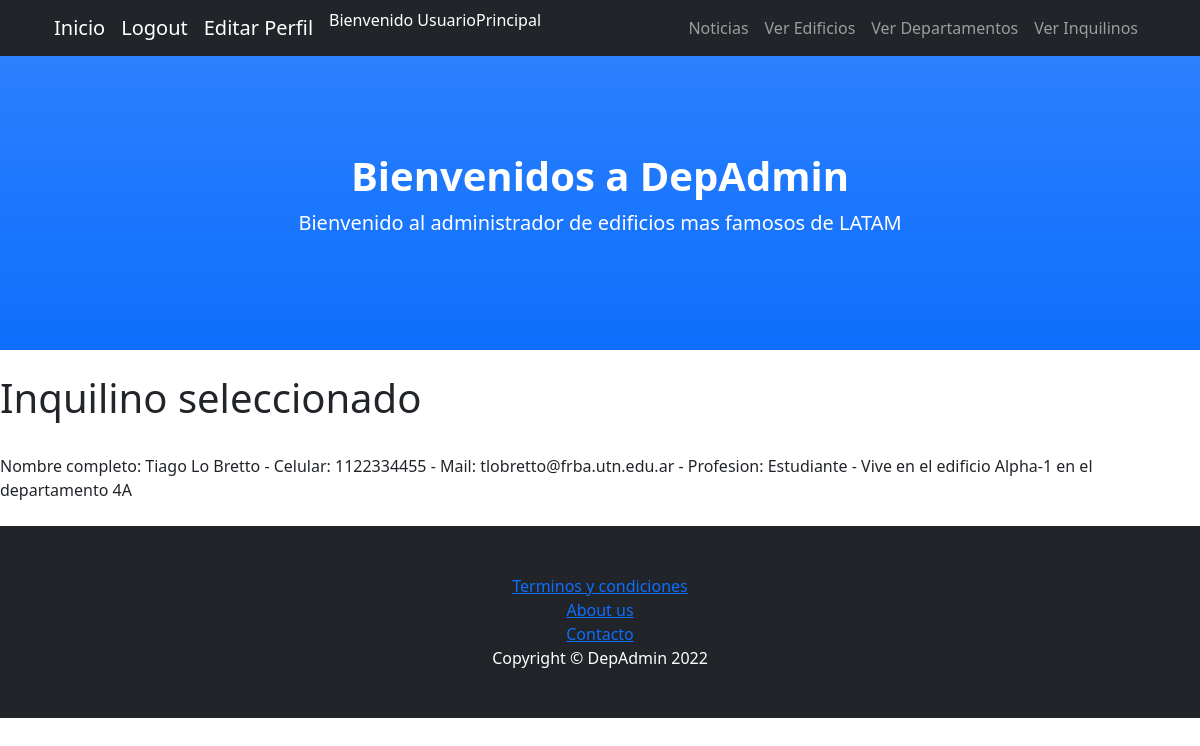
The app's page /BlogDepAdmin/detalle-inquilino/1 (signed in) with its own data.
### Administrador_De_Edificios/models.py (models this page shows, shortened)
class Inquilino(models.Model):
    nombre = models.CharField(max_length=30)
    apellido = models.CharField(max_length=30)
    celular = models.IntegerField()
    mail = models.EmailField(max_length=254)
    profesion = models.CharField(max_length=50)
    vive_En_Edificio = models.ForeignKey(Edificio, on_delete=models.CASCADE)
    vive_En_Departamento = models.ForeignKey(Departamento, on_delete=models.CASCADE)
    class Meta:
        ordering = ['vive_En_Edificio','apellido', 'nombre']

class Edificio(models.Model):
    nombre = models.CharField(max_length=30)
    calle = models.CharField(max_length=50)
    cantidad_De_Pisos = models.IntegerField()
    cantidad_De_Departamentos = models.IntegerField()
    tiene_SUM = models.BooleanField()
    class Meta:
        ordering = ['nombre']

class Departamento(models.Model):
    en_Edificio = models.ForeignKey(Edificio, on_delete=models.CASCADE)
    piso_Y_Letra = models.CharField(max_length=3)
    cantidad_De_Ambientes = models.IntegerField()
    esta_Ocupado = models.BooleanField()
    class Meta:
        ordering = ['en_Edificio', 'piso_Y_Letra']

### Administrador_De_Edificios/views.py (the view)
# urls.py: path('detalle-inquilino/<pk>', InquilinoDetalle.as_view(), name="DetalleInquilino"),
class InquilinoDetalle(PermissionRequiredMixin,DetailView):
    model = Inquilino
    permission_required = 'is_staff'
    template_name = "inquilino_detalle.html"
    context_object_name = "inquilino"

### Administrador_De_Edificios/templates/inquilino_detalle.html
{% extends "padre.html"%}
{% load static %}
{% block contenidoQueCambia %}
<br>
<h1> Inquilino seleccionado </h1>
<br>
Nombre completo: {{inquilino.nombre}} {{inquilino.apellido}} - Celular: {{inquilino.celular}} - Mail: {{inquilino.mail}} - Profesion: {{inquilino.profesion}} - Vive en el edificio {{inquilino.vive_En_Edificio.nombre}} en el departamento {{inquilino.vive_En_Departamento.piso_Y_Letra}}
<br>
<br>
{% endblock %}

### Administrador_De_Edificios/templates/padre.html (shortened to what this page needs)
<!DOCTYPE html>
<html lang="en">
    <head>
        {% load static %}
        <link href="{% static 'Administrador_De_Edificios/css/styles.css' %}" rel="stylesheet" />
    </head>
    <body>
        <nav class="navbar navbar-expand-lg navbar-dark bg-dark fixed-top" id="mainNav">
            <div class="container px-4">
                <a class="navbar-brand" href="{% url 'Inicio' %}">Inicio</a>
                {% if user.is_authenticated %}
                    <a class="navbar-brand" href="{% url 'Logout' %}">Logout</a>
                    <a class="navbar-brand" href="{% url 'EditarPerfil' %}">Editar Perfil</a>
                    <p style="color:white;" >Bienvenido {{user.username}}</p>
                {% else %}
                    <a class="navbar-brand" href="{% url 'Login' %}">Login</a>
                    <a class="navbar-brand" href="{% url 'Registrar' %}">Registrarse</a>
                {% endif %}
                <div class="collapse navbar-collapse" id="navbarResponsive">
                    <ul class="navbar-nav ms-auto">
                        <li class="nav-item"><a class="nav-link" href="{% url 'ListaNoticias' %}">Noticias</a></li>
                        <li class="nav-item"><a class="nav-link" href="{% url 'ListaEdificios' %}">Ver Edificios</a></li>
                        <li class="nav-item"><a class="nav-link" href="{% url 'ListaDepartamentos' %}">Ver Departamentos</a></li>
                        {% if user.is_staff%}
                        <li class="nav-item"><a class="nav-link" href="{% url 'ListaInquilinos' %}">Ver Inquilinos</a></li>
                        {% endif %}
                    </ul>
                </div>
            </div>
        </nav>
        <header class="bg-primary bg-gradient text-white">
            <div class="container px-4 text-center">
                <h1 class="fw-bolder">Bienvenidos a DepAdmin</h1>
                <p class="lead">Bienvenido al administrador de edificios mas famosos de LATAM</p>
            </div>
        </header>
        {% block contenidoQueCambia %}
        {% endblock %}
        <footer class="py-5 bg-dark">
            <div class="container px-4"><p class="m-0 text-center text-white"><a href="{% url 'TerminosyCondiciones' %}">Terminos y condiciones</a></p></div>
            <div class="container px-4"><p class="m-0 text-center text-white"><a href="{% url 'SobreNosotros' %}">About us</a></p></div>
            <div class="container px-4"><p class="m-0 text-center text-white"><a href="{% url 'Contacto' %}">Contacto</a></p></div>
            <div class="container px-4"><p class="m-0 text-center text-white">Copyright &copy; DepAdmin 2022</p></div>
        </footer>
    </body>
</html>

### records on screen
Inquilino: nombre "Tiago", apellido "Lo Bretto", celular "1122334455", mail "tlobretto@frba.utn.edu.ar", profesion "Estudiante", vive_En_Edificio.nombre "Alpha-1", vive_En_Departamento.piso_Y_Letra "4A"

### other values on screen
{{ user.username }} "UsuarioPrincipal"
